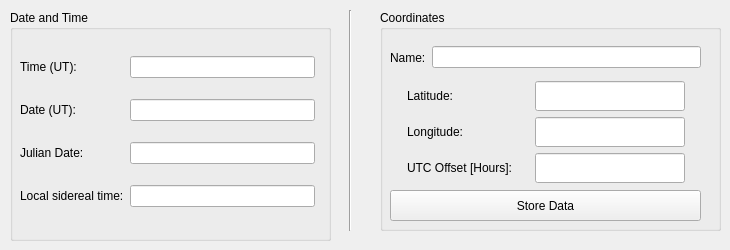
    <widget class="QWidget" name="settingsTab">
     <attribute name="title">
      <string>Location</string>
     </attribute>
     <widget class="QGroupBox" name="gbCoordinates">
      <property name="geometry">
       <rect>
        <x>380</x>
        <y>10</y>
        <width>341</width>
        <height>221</height>
       </rect>
      </property>
      <property name="title">
       <string>Coordinates</string>
      </property>
      <widget class="QPushButton" name="pbStoreSiteData">
       <property name="geometry">
        <rect>
         <x>10</x>
         <y>180</y>
         <width>311</width>
         <height>31</height>
        </rect>
       </property>
       <property name="text">
        <string>Store Data</string>
       </property>
      </widget>
      <widget class="QWidget" name="layoutWidget">
       <property name="geometry">
        <rect>
         <x>10</x>
         <y>30</y>
         <width>311</width>
         <height>35</height>
        </rect>
       </property>
       <layout class="QHBoxLayout" name="horizontalLayout_32">
        <item>
         <widget class="QLabel" name="lCName">
          <property name="text">
           <string>Name:</string>
          </property>
         </widget>
        </item>
        <item>
         <widget class="QLineEdit" name="leControllerName">
          <property name="inputMethodHints">
           <set>Qt::ImhLatinOnly</set>
          </property>
         </widget>
        </item>
       </layout>
      </widget>
      <widget class="QWidget" name="layoutWidget">
       <property name="geometry">
        <rect>
         <x>11</x>
         <y>71</y>
         <width>311</width>
         <height>104</height>
        </rect>
       </property>
       <layout class="QGridLayout" name="gridLayout_11">
        <item row="0" column="0">
         <widget class="QLabel" name="lLat">
          <property name="minimumSize">
           <size>
            <width>100</width>
            <height>30</height>
           </size>
          </property>
          <property name="maximumSize">
           <size>
            <width>100</width>
            <height>30</height>
           </size>
          </property>
          <property name="text">
           <string>Latitude:</string>
          </property>
         </widget>
        </item>
        <item row="0" column="1">
         <widget class="QLineEdit" name="leLat">
          <property name="minimumSize">
           <size>
            <width>80</width>
            <height>30</height>
           </size>
          </property>
          <property name="maximumSize">
           <size>
            <width>150</width>
            <height>30</height>
           </size>
          </property>
          <property name="inputMethodHints">
           <set>Qt::ImhFormattedNumbersOnly</set>
          </property>
          <property name="alignment">
           <set>Qt::AlignRight|Qt::AlignTrailing|Qt::AlignVCenter</set>
          </property>
         </widget>
        </item>
        <item row="1" column="0">
         <widget class="QLabel" name="lLong">
          <property name="minimumSize">
           <size>
            <width>100</width>
            <height>30</height>
           </size>
          </property>
          <property name="maximumSize">
           <size>
            <width>100</width>
            <height>30</height>
           </size>
          </property>
          <property name="text">
           <string>Longitude:</string>
          </property>
         </widget>
        </item>
        <item row="1" column="1">
         <widget class="QLineEdit" name="leLong">
          <property name="minimumSize">
           <size>
            <width>150</width>
            <height>30</height>
           </size>
          </property>
          <property name="maximumSize">
           <size>
            <width>80</width>
            <height>30</height>
           </size>
          </property>
          <property name="inputMethodHints">
           <set>Qt::ImhFormattedNumbersOnly</set>
          </property>
          <property name="alignment">
           <set>Qt::AlignRight|Qt::AlignTrailing|Qt::AlignVCenter</set>
          </property>
         </widget>
        </item>
        <item row="2" column="0">
         <widget class="QLabel" name="lUTCOffset">
          <property name="text">
           <string>UTC Offset [Hours]:</string>
          </property>
         </widget>
        </item>
        <item row="2" column="1">
         <widget class="QLineEdit" name="leUTCOffs">
          <property name="minimumSize">
           <size>
            <width>150</width>
            <height>30</height>
           </size>
          </property>
          <property name="maximumSize">
           <size>
            <width>80</width>
            <height>30</height>
           </size>
          </property>
          <property name="inputMethodHints">
           <set>Qt::ImhFormattedNumbersOnly</set>
          </property>
          <property name="alignment">
           <set>Qt::AlignRight|Qt::AlignTrailing|Qt::AlignVCenter</set>
          </property>
         </widget>
        </item>
       </layout>
      </widget>
     </widget>
     <widget class="QGroupBox" name="gbDateAndTime">
      <property name="geometry">
       <rect>
        <x>10</x>
        <y>10</y>
        <width>321</width>
        <height>231</height>
       </rect>
      </property>
      <property name="title">
       <string>Date and Time</string>
      </property>
      <widget class="QWidget" name="layoutWidget">
       <property name="geometry">
        <rect>
         <x>10</x>
         <y>31</y>
         <width>295</width>
         <height>182</height>
        </rect>
       </property>
       <layout class="QGridLayout" name="gridLayout_14">
        <item row="0" column="0">
         <widget class="QLabel" name="lTZTime">
          <property name="text">
           <string>Time (UT):</string>
          </property>
         </widget>
        </item>
        <item row="1" column="0">
         <widget class="QLabel" name="lTZDate">
          <property name="text">
           <string>Date (UT):</string>
          </property>
         </widget>
        </item>
        <item row="2" column="0">
         <widget class="QLabel" name="lJulianDate">
          <property name="text">
           <string>Julian Date:</string>
          </property>
         </widget>
        </item>
        <item row="2" column="1">
         <widget class="QLineEdit" name="teJulianDate">
          <property name="enabled">
           <bool>true</bool>
          </property>
          <property name="readOnly">
           <bool>true</bool>
          </property>
         </widget>
        </item>
        <item row="3" column="0">
         <widget class="QLabel" name="lSiderealTime">
          <property name="text">
           <string>Local sidereal time:</string>
          </property>
         </widget>
        </item>
        <item row="3" column="1">
         <widget class="QLineEdit" name="teLSTime">
          <property name="enabled">
           <bool>true</bool>
          </property>
          <property name="readOnly">
           <bool>true</bool>
          </property>
         </widget>
        </item>
        <item row="1" column="1">
         <widget class="QLineEdit" name="leDate">
          <property name="readOnly">
           <bool>true</bool>
          </property>
         </widget>
        </item>
        <item row="0" column="1">
         <widget class="QLineEdit" name="leTime">
          <property name="readOnly">
           <bool>true</bool>
          </property>
         </widget>
        </item>
       </layout>
      </widget>
     </widget>
     <widget class="Line" name="line_5">
      <property name="geometry">
       <rect>
        <x>340</x>
        <y>10</y>
        <width>20</width>
        <height>221</height>
       </rect>
      </property>
      <property name="orientation">
       <enum>Qt::Vertical</enum>
      </property>
     </widget>
    </widget>
